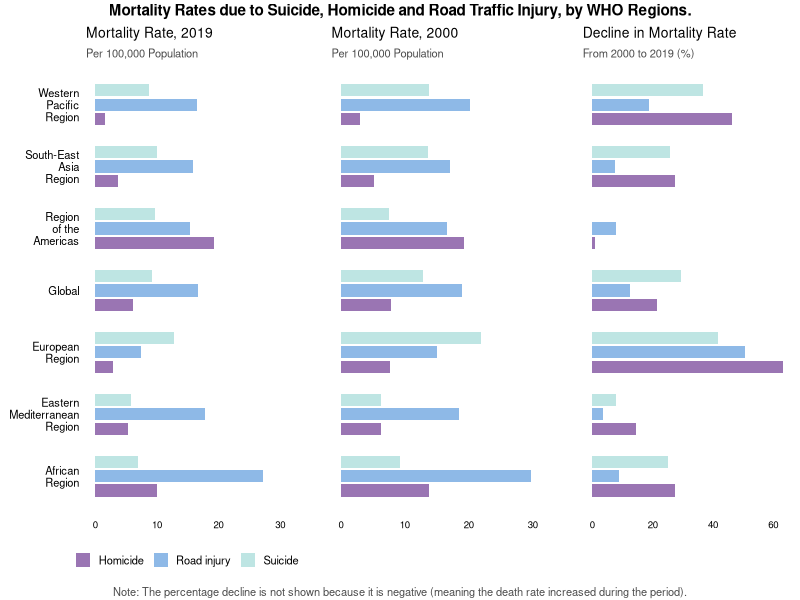

This chart was generated by the following R code:
## ---- chunk 1
# Do not change these settings!
knitr::opts_chunk$set(warning = FALSE, message = FALSE)
## ---- chunk 2
library(ggplot2)
library(dplyr)
library(readr)
library(cowplot)
library(stringr)

# Read csv file
mortality <- read_csv('assignment_2_data_2.csv')

# Making year a factor
mortality$Year <- factor(mortality$Year, levels = c("2019", "2000"))
region_order <- c(
  "Global",
  "African Region",
  "Region of the Americas",
  "South-East Asia Region",
  "European Region",
  "Eastern Mediterranean Region",
  "Western Pacific Region"
)
mortality$Region <- factor(mortality$Region, ordered=TRUE, levels = region_order)
mortality <- mortality %>%
  mutate(
    Region = str_wrap(Region, width = 10)) #text wrapping to make it clean

mortality_2019 <- mortality %>% filter(Year=='2019')
mortality_2000 <- mortality %>% filter(Year=='2000')


# Themes that will be repeated for every plot
common_theme <-     theme_minimal()+
                    theme(
                      legend.position = "bottom",
                      legend.text = element_text(size = 8),  # adjust legend text
                      legend.key.size = unit(0.4, "cm"),  # adjust legend keys
                      legend.spacing.x = unit(0.6, "cm"),  # spacing between legend items
                      
                      axis.title = element_blank(),  # Hide y-axis title
                      legend.title = element_blank(),
                      axis.ticks.y = element_blank(),  # Hide y-axis ticks
                      strip.text = element_blank(), #Remove facet labels
                      panel.grid = element_blank(),  # Remove grid lines
                      axis.text.y = element_text(size = 8, color ="black", angle = 0, family = "sans"),
                      axis.text.x = element_text(size = 7, color ="black", angle = 0, family = "sans"),
                      panel.spacing.x = unit(0.3,"inches"),
                      panel.spacing.y = unit(0.3, "inches"),
                      
                      plot.title = element_text(
                        size = 10,  # Title size
                        family = "sans",  # Change font
                        color = "black",  # Change title color
                        hjust = 0  # Center-align the title
                          ),
                      plot.subtitle = element_text(
                        size = 8,  # Title size
                        family = "sans",  # Change font
                        color = "grey30",  # Change title color
                        hjust = 0  # Center-align the title
                      )
                    )

custom_colors <- c(
  "Self-harm" = "#BEE5E3",  
  "Road injury" = "#8EB9E7",  
  "Interpersonal violence" = "#9A75B3"
)
custom_labels <- c(
  "Self-harm" = "Suicide",
  "Traffic injury" = "Road Traffic Injury",
  "Interpersonal violence" = "Homicide"
)

# Plot 1:: mortality rate 2019
p1 <- ggplot(data=mortality_2019, 
             aes(y=Region, x=Death_rate, fill=Cause_of_death))+
  geom_bar(stat="identity", 
           position = position_dodge2( padding = .15, preserve = "single"), 
           width=.7)+
  common_theme +
  scale_fill_manual(values = custom_colors, labels=custom_labels)+
  labs(title = "Mortality Rate, 2019",
       subtitle= "Per 100,000 Population")+
  lims(x=c(0,30))


# Plot 2:: mortality rate 2000
p2 <- ggplot(data=mortality_2000, 
             aes(y=Region, x=Death_rate, fill=Cause_of_death))+
  geom_bar(stat="identity", 
           position = position_dodge2( padding = .15, preserve = "single"), 
           width=.7)+
  common_theme +
  scale_fill_manual(values = custom_colors, labels=custom_labels)+
    theme(axis.text.y = element_blank(),
        legend.position = "none")+
  labs(title = "Mortality Rate, 2000",
       subtitle= "Per 100,000 Population")


# Plot 3:: Percentage decline in mortality
p3 <- ggplot(data=mortality_2019, 
             aes(y=Region, x=Perc_decline, fill=Cause_of_death))+
  geom_bar(stat="identity", 
           position = position_dodge2( padding = .15, preserve = "single"), 
           width=.7)+
  common_theme+
  scale_fill_manual(values = custom_colors, labels=custom_labels)+
  theme(axis.text.y = element_blank(),
        legend.position = "none")+
  labs(title = "Decline in Mortality Rate",
       subtitle = "From 2000 to 2019 (%)")

# creating an empty plot to control spacing in the visual
spacer <- ggdraw()


# Combining the 3 plots with spacer
combined_plot <- plot_grid(p1, spacer, p2, spacer, p3, 
                           nrow = 1, align = 'h', 
                           axis = 'tb', 
                           rel_widths = c(1.3, 0.1, 1, 0.1, 1))
# Creating a title layer
main_title <- ggdraw() +
  draw_label(
    "Mortality Rates due to Suicide, Homicide and Road Traffic Injury, by WHO Regions.",  
    fontfamily = "sans",
    fontface= "bold",
    size = 11,  # Size of the title
    hjust = 0.5  
  )

# creating a footnote
footnote <- ggdraw() +
  draw_label(
    "Note: The percentage decline is not shown because it is negative (meaning the death rate increased during the period).",
    fontfamily = "sans",
    size = 8,  
    hjust = 0.5,
    color = "grey30"
  )


# Creating the final plot
final_plot <- plot_grid(
  main_title,  # Main title
  combined_plot,  # The plot grid below the title
  footnote,
  ncol = 1,
  rel_heights = c(0.17, 5,.15)  # Set relative heights for the title and the combined plot
)


## ---- chunk 3
final_plot
